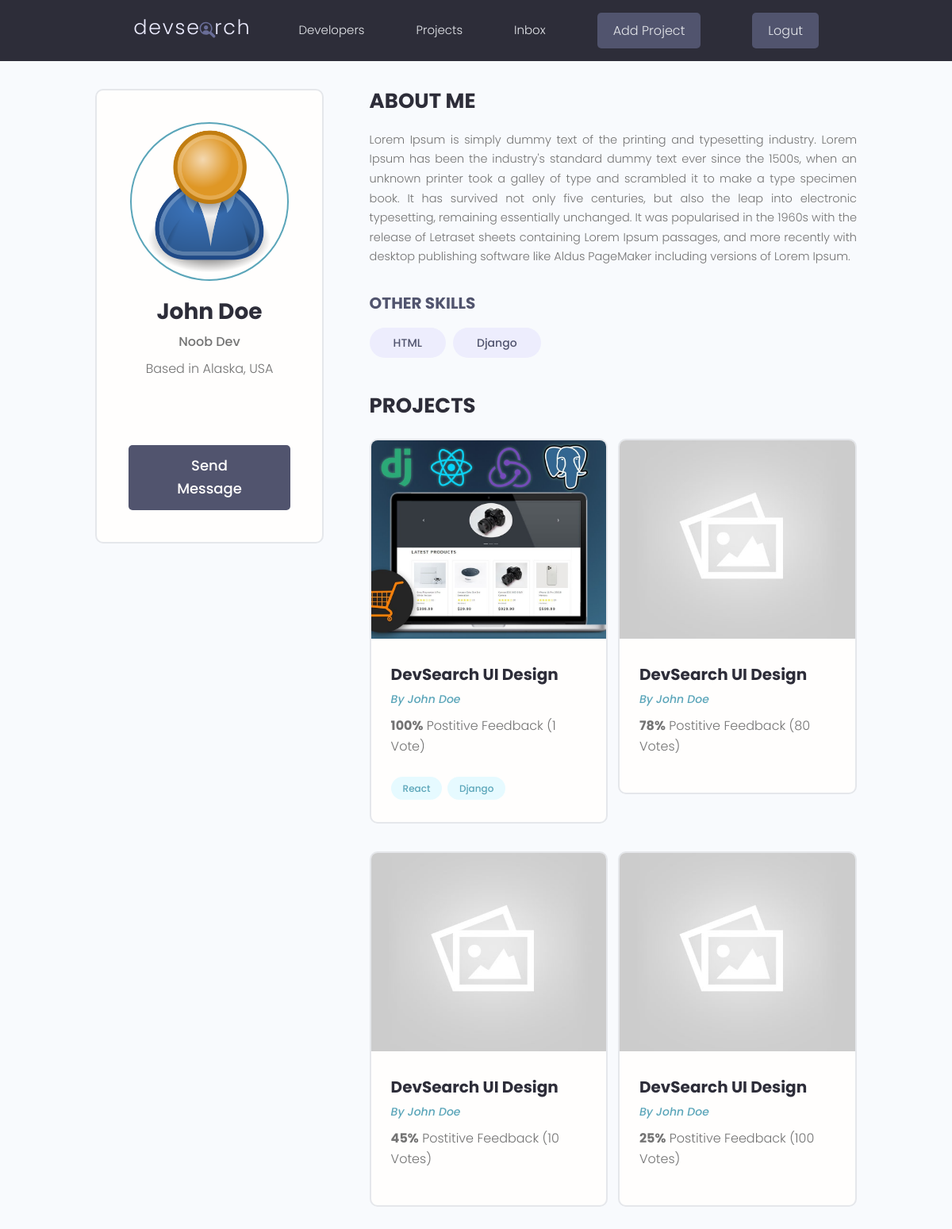
/profile/ef43f1d8-a88a-4111-8095-275c2fe7dbd1/ (signed in), run on the app's committed database.
### users/models.py (models this page shows, shortened)
class Profile(models.Model):
    user = models.OneToOneField(User, on_delete=models.CASCADE, null=True, blank=True)
    name = models.CharField(max_length=200, blank=True, null=True)
    email = models.EmailField(max_length=500, blank=True, null=True)
    username = models.CharField(max_length=200, blank=True, null=True)
    location = models.CharField(max_length=200, blank=True, null=True)
    short_intro = models.CharField(max_length=200, blank=True, null=True)
    bio = models.TextField(blank=True, null=True)
    profile_image = models.ImageField(null=True, blank=True, upload_to='profiles/', default='profiles/user-default.png')
    social_github = models.CharField(max_length=200, blank=True, null=True)
    social_twitter = models.CharField(max_length=200, blank=True, null=True)
    social_linkedin = models.CharField(max_length=200, blank=True, null=True)
    social_youtube = models.CharField(max_length=200, blank=True, null=True)
    social_website = models.CharField(max_length=200, blank=True, null=True)
    created = models.DateTimeField(auto_now_add=True)
    id = models.UUIDField(default=uuid.uuid4, unique=True, primary_key=True, editable=False)

class Skill(models.Model):
    owner = models.ForeignKey(Profile, on_delete=models.CASCADE, null=True, blank=True)
    name = models.CharField(max_length=200, blank=True, null=True)
    description = models.TextField(null=True, blank=True)
    created = models.DateTimeField(auto_now_add=True)
    id = models.UUIDField(default=uuid.uuid4, unique=True, primary_key=True, editable=False)

### projects/models.py (models this page shows, shortened)
class Project(models.Model):
    owner = models.ForeignKey(Profile, null=True, blank=True, on_delete=models.SET_NULL)
    title = models.CharField(max_length=200)
    description = models.TextField(null=True, blank=True)
    featured_image = models.ImageField(null=True, blank=True, default="default.jpg")
    demo_link = models.CharField(max_length=2000, blank=True)
    source_link = models.CharField(max_length=2000, null=True, blank=True)
    tags = models.ManyToManyField("Tag", blank=True)
    vote_total = models.IntegerField(default=0, null=True, blank=True)
    vote_ratio = models.IntegerField(default=0, null=True, blank=True)
    created = models.DateTimeField(auto_now_add=True)
    id = models.UUIDField(default=uuid.uuid4, unique=True, primary_key=True, editable=False)

class Tag(models.Model):
    name = models.CharField(max_length=200)
    created = models.DateTimeField(auto_now_add=True)
    id = models.UUIDField(default=uuid.uuid4, unique=True, primary_key=True, editable=False)
    def __str__(self):
        return self.name

### users/views.py (the view)
# urls.py: path('profile/<str:pk>/', views.userProfile, name='user-profile'),
def userProfile(request, pk):
    profile = Profile.objects.get(id=pk)
    topSkills = profile.skill_set.exclude(description__exact="")
    otherSkills = profile.skill_set.filter(description="")
    context = {"profile": profile, "topSkills": topSkills, "otherSkills": otherSkills}
    return render(request, 'users/user-profile.html', context)

### users/templates/users/user-profile.html (shortened to what this page needs)
{% extends 'main.html' %}
{% block content %}
<main class="profile my-md">
    <div class="container">
        <div class="layout">
            <div class="column column--1of3">
                <div class="card text-center">
                    <div class="card__body dev">
                        <img class="avatar avatar--xl" src="{{profile.profile_image.url}}" />
                        <h2 class="dev__name">{{profile.name}}</h2>
                        <p class="dev__title">{{profile.short_intro}}</p>
                        <p class="dev__location">Based in {{profile.location}}</p>
                        <ul class="dev__social">
                        </ul>
                        <a href="#" class="btn btn--sub btn--lg">Send Message </a>
                    </div>
                </div>
            </div>
            <div class="column column--2of3">
                <div class="devInfo">
                    <h3 class="devInfo__title">About Me</h3>
                    <p class="devInfo__about">
                        {{profile.bio}}
                    </p>
                </div>
                <div class="devInfo">
                    <div class="devInfo__skills">
                        {% if otherSkills %}
                        <h3 class="devInfo__subtitle">Other Skills</h3>
                        {% endif %}
                        <div class="devInfo__otherSkills">
                            {% for skill in otherSkills %}
                            <span class="tag tag--pill tag--sub tag--lg">
                                <small>{{skill.name}}</small>
                            </span>
                            {% endfor %}
                        </div>
                    </div>
                </div>
                <div class="devInfo">
                    {% if profile.project_set.all %}
                    <h3 class="devInfo__title">Projects</h3>
                    {% endif %}
                    <div class="grid grid--two">
                        {% for project in profile.project_set.all %}
                        <div class="column">
                            <div class="card project">
                                <a href="{% url 'project' project.id}" class="project">
                                    <img class="project__thumbnail" src="{{project.featured_image.url}}"
                                        alt="project thumbnail" />
                                    <div class="card__body">
                                        <h3 class="project__title">DevSearch UI Design</h3>
                                        <p><a class="project__author"
                                                href="{% url 'user-profile' project.owner.id %}">By
                                                {{project.owner.name}}</a></p>
                                        <p class="project--rating">
                                            <span style="font-weight: bold;">{{project.vote_ratio}}%</span> Postitive
                                            Feedback ({{project.vote_total}}
                                            Vote{{project.vote_total|pluralize:"s"}})</span>
                                        </p>
                                        <div class="project__tags">
                                            {% for tag in project.tags.all %}
                                            <span class="tag tag--pill tag--main">
                                                <small>{{tag}}</small>
                                            </span>
                                            {% endfor %}
                                        </div>
                                    </div>
                                </a>
                            </div>
                        </div>
                        {% endfor %}
                    </div>
                </div>
            </div>
        </div>
    </div>
</main>
{% endblock %}

### static/styles/app.css (style rules this page uses)
:root { --color-sub: #2d2d39; }
.btn--sub { background-color: var(--color-sub-light); }
.card { border: 2px solid var(--color-light); }
img { width: 100%; }
.profile .card > .dev { padding: 4rem; }
.dev__name { color: var(--color-sub); font-size: 2.8rem; font-weight: 700; margin-top: 1rem; margin-bottom: 0.5rem; }
.dev__title { font-size: 1.6rem; font-weight: 500; line-height: 1.3; }
.dev__location { margin-top: 1rem; }
.dev__social { margin: 3rem 0; list-style: none; display: flex; justify-content: center; gap: 1.5rem; }
.devInfo { margin-bottom: 3rem; }
.devInfo__title, .devInfo__subtitle { font-size: 2.6rem; color: var(--color-sub); text-transform: uppercase; font-weight: 700; margin-bottom: 1.5rem; }
.devInfo__subtitle { font-size: 2rem; color: var(--color-sub-light); }
.devInfo__about, .devSkill__info { font-size: 1.45rem; line-height: 1.7; text-align: justify; }
.project__author { font-size: 1.4rem; font-style: italic; }
.project--rating { margin-bottom: 1.6em; margin-top: .5em; }
.project__thumbnail { height: 25rem; object-fit: cover; object-position: top center; }
.project__title { font-size: 2rem; font-weight: 700; color: var(--color-sub); }

### static/uikit/styles/modules/_variables.css (style rules this page uses)
:root { --color-main: #5aa5b9; --color-main-light: #e6faff; --color-sub: #3f4156; --color-sub-light: #51546e; --color-sub-lighter: #ededfd; --color-text: #737373; --color-gray: #8b8b8b; --color-light: #e5e7eb; --color-light-gray: #767676; --color-bg: #f8fafd; --color-white: #fffefd; --color-white-light: #f3f3f3; --color-success: #359e64; --color-success-bg: #def8e8; --color-error: #fc4b0b; --color-error-bg: #fff2ee; --font-base: 'Poppins', arial, helvetica, 'Segoe UI', roboto, ubuntu, sans-serif; --font-monospace: 'Fira Code', 'Courier New', courier, monospace; --font-regular: 300; --font-medium: 500; --font-bold: 700; --generic-shadow: 1px 1px 5px #00000010; --generic-transition: all 0.3s ease-in-out; }

### static/uikit/styles/modules/_base.css (style rules this page uses)
* { margin: 0; padding: 0; box-sizing: border-box; text-rendering: optimizeLegibility; color: inherit; font-size: inherit; }
html { font-size: 50%; }
@media only screen and (min-width: 480px) { html { font-size: 56.25%; } }
@media only screen and (min-width: 1200px) { html { font-size: 62.5%; } }
body { line-height: 1.6; font-weight: 400; font-size: 1.5rem; color: var(--color-text); background-color: var(--color-bg); min-height: 100vh; }

### static/uikit/styles/modules/_typography.css (style rules this page uses)
* { font-family: var(--font-base); }
h2 { font-size: 3.6rem; font-weight: var(--font-bold); }
h3 { font-size: 3.2rem; font-weight: var(--font-medium); }
p, span, strong { font-size: 1.6rem; color: var(--color-text); font-weight: var(--font-regular); }
a { padding-bottom: 2px; text-decoration: none; display: inline-block; color: var(--color-main); font-weight: var(--font-medium); }

### static/uikit/styles/modules/_utilities.css (style rules this page uses)
.container { width: 92%; max-width: 165rem; margin: 0 auto; box-sizing: border-box; }
@media screen and (min-width: 1000px) { .container { width: 90%; } }
@media screen and (min-width: 1200px) { .container { width: 80%; } }
.text-center { text-align: center; }
.my-md { margin: 3rem auto; }

### static/uikit/styles/modules/_avatar.css (style rules this page uses)
.avatar { border-radius: 50%; border: 2px solid var(--color-main); object-fit: cover; }
.avatar--xl { height: 20rem; width: 20rem; }

### static/uikit/styles/modules/_button.css (style rules this page uses)
.btn { display: inline-block; position: relative; cursor: pointer; background-color: var(--color-light); font-weight: var(--font-medium); color: var(--color-sub); text-decoration: none; padding: 1rem 2rem; border-radius: 0.5rem; border: none; width: -webkit-fit-content; width: -moz-fit-content; width: fit-content; height: -webkit-fit-content; height: -moz-fit-content; height: fit-content; font-size: 1.6rem; outline-width: 0; outline-color: transparent; -webkit-backface-visibility: hidden; backface-visibility: hidden; transition: all 0.3s ease-in-out; }
.btn--sub { background-color: var(--color-sub); color: var(--color-white); }
.btn--lg { font-size: 1.8rem; padding: 1.2rem 4.5rem; }

### static/uikit/styles/modules/_card.css (style rules this page uses)
.card { border-radius: 1rem; background-color: var(--color-white); border: 1.5px solid var(--color-light); width: auto; height: auto; margin-top: 0.5rem; margin-bottom: 0.5rem; overflow: hidden; }
.card__body, .card__header { padding: 2rem 2.5rem; }

### static/uikit/styles/modules/_layout.css (style rules this page uses)
.layout { display: flex; flex-flow: row wrap; justify-content: space-between; }
.layout > .column { margin-bottom: 3rem; }
.layout > .column.column--1of3 { flex-basis: 30%; }
.layout > .column.column--2of3 { flex-basis: 64%; }

### data on the page
Profile: profile_image (placeholder picture), name "John Doe", short_intro "Noob Dev", location "Alaska, USA", bio "Lorem Ipsum is simply dummy text of the printing and typesetting industry. Lorem Ipsum has been the industry's standard dummy text ever since the 1500s, when an unknown printer took a galley of type and scrambled it to make a type specimen book. It has survived not only five centuries, but also the leap into electronic typesetting, remaining essentially unchanged. It was popularised in the 1960s with the release of Letraset sheets containing Lorem Ipsum passages, and more recently with desktop publishing software like Aldus PageMaker including versions of Lorem Ipsum."
Skill: name "HTML"
Skill: name "Django"
Project: featured_image (picture), owner.name "John Doe", vote_ratio "100", vote_total "1"
Tag: name "React"
Tag: name "Django"
Project: featured_image (placeholder picture), owner.name "John Doe", vote_ratio "78", vote_total "80"
Project: featured_image (placeholder picture), owner.name "John Doe", vote_ratio "45", vote_total "10"
Project: featured_image (placeholder picture), owner.name "John Doe", vote_ratio "25", vote_total "100"
